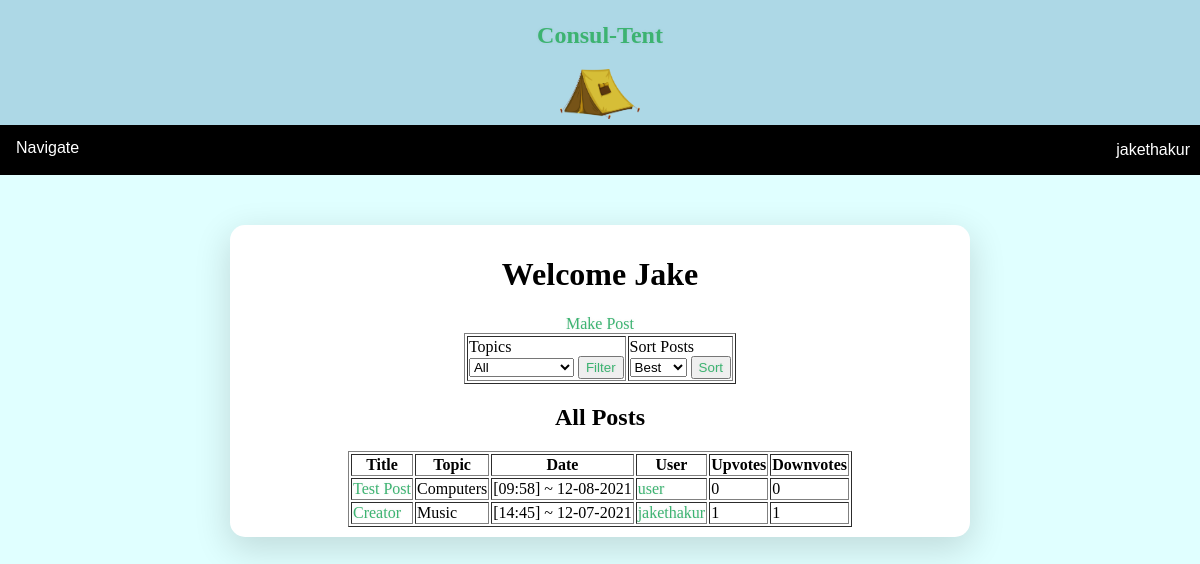
Screenshot of /home (signed in) with the database file from the repository.
### models.py (models this page shows, shortened)
class Content(db.Model):
    id = db.Column("id", db.Integer, primary_key=True)
    title = db.Column("title", db.String(200))
    text = db.Column("text", db.String(100))
    date = db.Column("date", db.String(50))
    user_id = db.Column(db.Integer, db.ForeignKey("user.id"), nullable=False)
    username = db.Column("username", db.String(100))
    comments = db.relationship("Comment", backref="note", cascade="all, delete-orphan", lazy=True)
    upv = db.Column(db.Integer)
    dnv = db.Column(db.Integer)
    topic = db.Column("topic", db.String(100))

### driver.py (the view)
@app.route('/home', methods=['GET', 'POST'])
def home():
    if session.get('user'):
        my_contents = db.session.query(Content).order_by(Content.id.desc()).all()
        filter_form = FilterForm()
        topic_form = TopicForm()
        return render_template('home.html', contents=my_contents, usrn=session['username'], user=session['user'], formf=filter_form, formt=topic_form)
    else:
        return redirect(url_for('login'))

### forms.py
class FilterForm(FlaskForm):
    class Meta:
        csrf = False
    attribute = SelectField('Sort Posts', choices=['Best', 'New', 'Worst', 'Old'])
    submit = SubmitField('Sort')

class TopicForm(FlaskForm):
    class Meta:
        csrf = False
    genre = SelectField('Topics', choices=['All', 'General', 'Computers', 'Math', 'Science', 'Nature', 'Entertainment', 'Gaming', 'School', 'Art', 'Music', 'Work', 'Sports'])
    submit = SubmitField('Filter')

### templates/home.html (shortened to what this page needs)
<!DOCTYPE html>
<html lang="en">
<head>
    <link rel="stylesheet" href="{{ url_for('static', filename='main.css') }}">
</head>
<nav>
    <div class="header">
        <a href="{{ url_for('home') }}">
        <h1>Consul-Tent</h1>
        <img src="/static/tent.png" alt="Tent" height="50" width="80">
        </a>
    </div>
    <div class="navbar" id="navbar">
        <div class="dropdown">
            <button class="dropbtn">Navigate</button>
        </div>
        <p> {{ usrn }} </p>
    </div>
</nav>
<body class="logback">
    <center>
        <div class="homebox">
            <h1>Welcome {{user}}</h1>
            <a href="{{ url_for('newpost') }}"> Make Post</a>
                <table border="1">
                <tr>
                <form action="{{ url_for('topic') }}" method="post">
                <div class="formwrapper">
                    <div class="form-field">
                        <td>
                        {{ formt.genre.label }} <br/> {{ formt.genre }}
                    </div>
                    {{ formt.submit(class="wordColor2") }}
                </div>
                </form>
                {% if cond %}
                    <form action="{{ url_for('sort3', top2=top) }}" method="post">
                    <div class="formwrapper">
                        <td>
                            {{ formf.attribute.label }} <br/> {{ formf.attribute }}
                    </div>
                        {{ formf.submit(class="wordColor2") }}
                        </td>
                    </form>
                {% else %}
                    <form action="{{ url_for('sort') }}" method="post">
                    <div class="formwrapper">
                        <div class="form-field">
                            <td>
                            <label>
                                {{ formf.attribute.label }} <br/> {{ formf.attribute }}
                            </label>
                        </div>
                        {{ formf.submit(class="wordColor2") }}
                    </div>
                    </form>
                {% endif %}
                </tr>
                </table>
                <h2>All Posts</h2>
        <table border="1">
            <tr>
                <th>Title</th>
                <th>Topic</th>
                <th>Date</th>
                <th>User</th>
                <th>Upvotes</th>
                <th>Downvotes</th>
            </tr>
                {% for content in contents %}
                <tr>
                    <td><a href="{{ url_for('content', content_id=content.id) }}">{{ content.title }}</a></td>
                    <td>{{ content.topic }}</td>
                    <td>{{ content.date }}</td>
                    <td><a href="{{ url_for('user', user_id=content.user_id) }}">{{ content.username }}</a></td>
                    <td>{{ content.upv }}</td>
                    <td>{{ content.dnv }}</td>
                </tr>
                {% endfor %}
                </table>
            </div>
    </center>
</body>
</html>

### static/main.css (style rules this page uses)
body { font-family: Arial padding: 0px; margin: 0px; background-color: #e0ffff; }
.header { padding: 2px; text-align: center; background: #ADD8E6; }
.navbar { overflow: hidden; background-color: black; font-family: Arial; color: white; text-align: right; padding-right: 10px; }
.dropdown { float: left; overflow: hidden; }
.dropdown .dropbtn { font-size: 16px; border: none; outline: none; color: white; padding: 14px 16px; background-color: inherit; font-family: inherit; margin: 0; }
.homebox { background-color: #FFFFFF; padding: 10px; scroll-padding: 10px; margin: 50px; width: 60%; height: 80%; border-radius: 15px; box-shadow: 0px 11px 35px 2px rgba(0, 0, 0, 0.14); }
.logback { background-image: url(loginBackground.jpg); background-size: cover; background-repeat: no-repeat; background-attachment: fixed; height: 750px; }
.wordColor2 { text-shadow: 0px 0px 3px rgba(117, 117, 117, 0.12); color: #3CB371; padding-top: 2px; padding-bottom: 2px; text-align: center; }
a { text-shadow: 0px 0px 3px rgba(117, 117, 117, 0.12); color: #3CB371; text-decoration: none }

### rows the page displays
Content: username "jakethakur", title "Creator", topic "Music", date "[14:45] ~ 12-07-2021", upv "1", dnv "1"
Content: title "Test Post", topic "Computers", date "[09:58] ~ 12-08-2021", username "user", upv "0", dnv "0"

### other values shown
{{ user }} "Jake"
